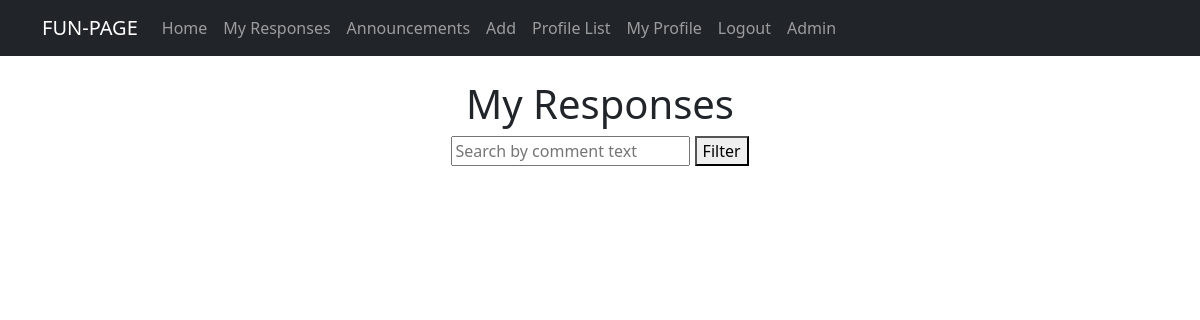
Page /my-responses/ (signed in) on the earlier database version.
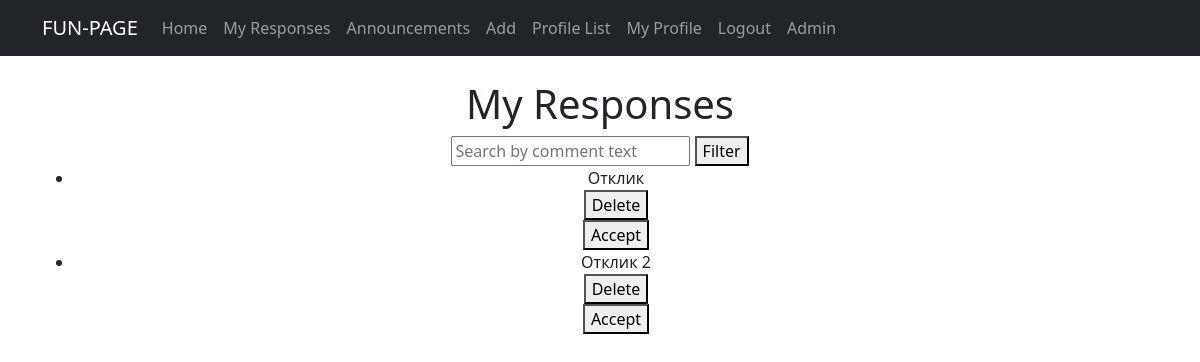
Same page on the later database version.
### fun/models.py (models this page shows, shortened)
class Comment(models.Model):
    user = models.ForeignKey(User, on_delete=models.CASCADE)
    date = models.DateTimeField(auto_now_add=True)
    announcement = models.ForeignKey('Announcement', on_delete=models.CASCADE)
    content = models.TextField()

### fun/views.py (the view)
# urls.py: path('my-responses/', MyResponsesView.as_view(), name='my_responses'),
class MyResponsesView(ListView):
    model = Comment
    template_name = 'my_responses.html'
    context_object_name = 'comments'
    def get_queryset(self):
        queryset = super().get_queryset().filter(announcement__author=self.request.user)
        search = self.request.GET.get('search')
        if search:
            queryset = queryset.filter(text__contains=search)
        return queryset

### templates/my_responses.html (shortened to what this page needs)
{% extends 'flatpages/default.html' %}
{% block content %}
  <h1>My Responses</h1>
  <div>
    <form method="GET">
      <input type="text" name="search" placeholder="Search by comment text">
      <button type="submit">Filter</button>
    </form>
  </div>
  <ul>
    {% for comment in comments %}
      <li>
        {{ comment.content }}
        <form action="{% url 'delete_comment' comment.pk %}" method="POST">
          <button type="submit">Delete</button>
        </form>
        <form action="{% url 'accept_comment' comment.pk %}" method="POST">
          <button type="submit">Accept</button>
        </form>
      </li>
    {% endfor %}
  </ul>
{% endblock %}

Differences in the rows shown:
added Comment: content "Отклик"
added Comment: content "Отклик 2"
